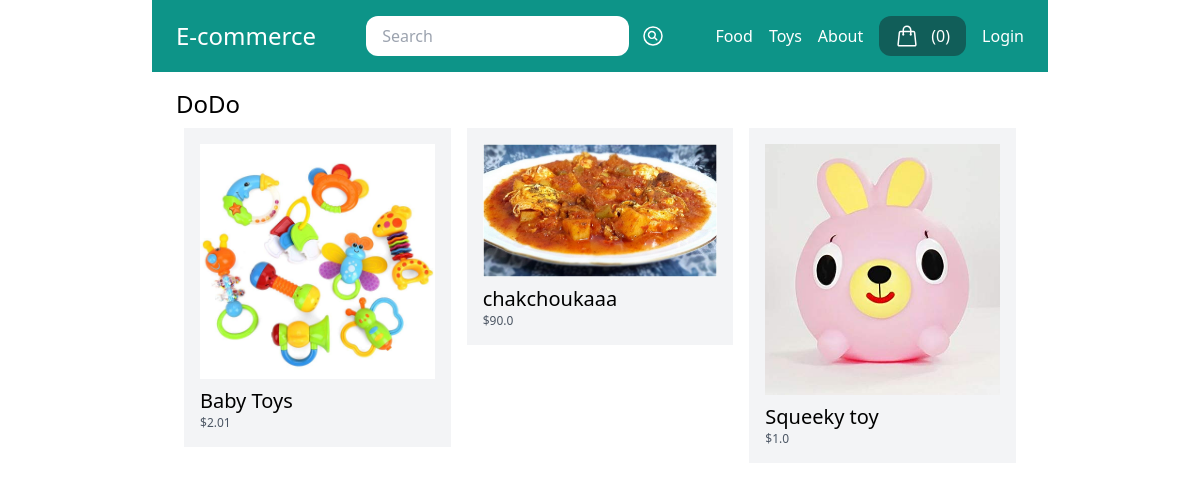
The app's page /vendors/1/, older data.
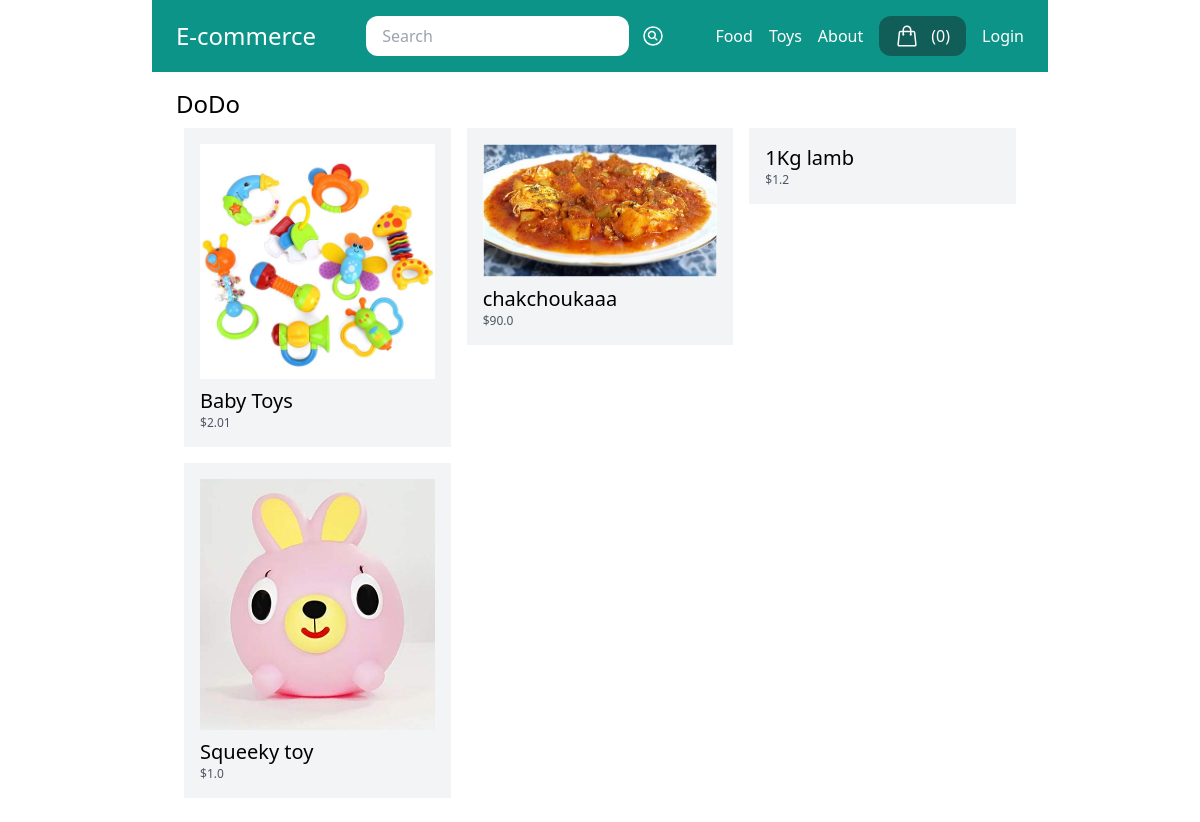
The same page, newer data.
### store/models.py (models this page shows, shortened)
class Category(models.Model):
    title = models.CharField(max_length=50)
    slug = models.SlugField(max_length=50)
    class Meta:
        verbose_name_plural = "Categories"

class Product(models.Model):
    DRAFT = "draft"
    WAITING_APPROVAL = "waitingapproval"
    ACTIVE = "active"
    DELETED = "deleted"
    STATUS_CHOICES = (
        (DRAFT, "Draft"),
        (WAITING_APPROVAL, "Waiting Approval"),
        (ACTIVE, "Active"),
        (DELETED, "Deleted"),
    )
    user = models.ForeignKey(User, related_name="products", on_delete=models.CASCADE)
    category = models.ForeignKey(
        Category, related_name="products", on_delete=models.CASCADE
    )
    title = models.CharField(max_length=50)
    slug = models.SlugField(max_length=50)
    description = models.TextField(blank=True)
    price = models.IntegerField()
    image = models.ImageField(
        upload_to="uploads/product_images",
        blank=True,
        null=True,
    )
    thumbnail = models.ImageField(
        upload_to="uploads/product_images/thumbnail",
        blank=True,
        null=True,
    )
    created_at = models.DateTimeField(auto_now_add=True)
    updated_at = models.DateTimeField(auto_now=True)
    status = models.CharField(max_length=50, choices=STATUS_CHOICES, default=ACTIVE)
    class Meta:
        ordering = ("-created_at",)
    def get_display_price(self):
        return self.price / 100

### userprofile/views.py (the view)
# urls.py: path("vendors/<int:pk>/", views.vendor_detail, name="vendor_detail"),
def vendor_detail(request, pk):
    user = User.objects.get(pk=pk)
    products = user.products.filter(status=Product.ACTIVE)
    return render(
        request,
        "userprofile/vendor_detail.html",
        {
            "user": user,
            "products": products,
        },
    )

### store/cart.py (called while the page is built)
    def __len__(self):
        return sum(item["quantity"] for item in self.cart.values())

### store/context_processors.py (called while the page is built)
def cart(request):
    return {
        "cart": Cart(request),
    }

### store/templatetags/menu.py (called while the page is built)
@register.inclusion_tag("core/menu.html")
def menu():
    categories = Category.objects.all()
    return {'categories': categories}

### userprofile/templates/userprofile/vendor_detail.html (shortened to what this page needs)
{% extends 'core/base.html' %}
{% block content %}
  <h1 class="text-2xl">{% firstof user.get_full_name user.username %}</h1>
  <div class="flex flex-wrap">
    {% for product in products %}
      <div class="product w-1/3 p-2">
        <div class="p-4 bg-gray-100">
          <a href="{% url 'product_detail' product.category.slug product.slug %} ">
            {% if product.image %}
              <div class="image mb-2">
                <img src="{{ product.image.url }}" alt="Image of {{ product.title }}" />
              </div>
            {% endif %}
            <h2 class="text-xl">{{ product.title }}</h2>
            <p class="text-xs text-gray-600">${{ product.get_display_price }}</p>
          </a>
        </div>
      </div>
    {% endfor %}
  </div>
{% endblock %}

### core/templates/core/base.html (shortened to what this page needs)
{% load menu %}
<!DOCTYPE html>
<html>
  <head>
    <script src="https://cdn.tailwindcss.com"></script>
  </head>
  <body>
    <nav class="max-w-4xl mx-auto py-4 px-6 flex items-center justify-between bg-teal-600">
      <div>
        <a href="/" class="text-2xl text-white">E-commerce</a>
      </div>
      <div class="search">
        <form action="/search/" method="get" class="flex items-center space-x-3">
          <input name="query" type="search" placeholder="Search" class="py-2 px-4 rounded-xl" />
          <button>
          </button>
        </form>
      </div>
      <div class="menu flex items-center space-x-4">
        {% menu %}
        <a href=" {% url 'cart_view' %} " class="flex space-x-3 py-2 px-4 bg-teal-800 rounded-xl text-white hover:bg-teal-900">
          <span>({{ cart|length }})</span>
        </a>
        {% if request.user.is_authenticated %}
          <a href=" {% url 'myaccount' %} " class="py-2 px-4 bg-teal-800 rounded-xl text-white hover:bg-teal-900">My Account</a>
          {% if request.user.userprofile.is_vendor %}
            <a href=" {% url 'my_store' %} " class="py-2 px-4 bg-teal-800 rounded-xl text-white hover:bg-teal-900">My Store</a>
          {% endif %}
        {% else %}
          <a href=" {% url 'login' %} " class="text-white">Login</a>
        {% endif %}
      </div>
    </nav>
    <div class="max-w-4xl mx-auto py-4 px-6">
      {% block content %}
      {% endblock %}
    </div>
  </body>
</html>

### core/templates/core/menu.html
{% for category in categories %}
  <a href=" {% url 'category_detail' category.slug %} " class="text-white">{{ category.title }}</a>
{% endfor %}
<a href=" {% url 'about' %} " class="text-white">About</a>

Row changes from the older to the newer data that the page shows:
now on this page (row edited): Product: title "1Kg lamb", get_display_price "1.2"
